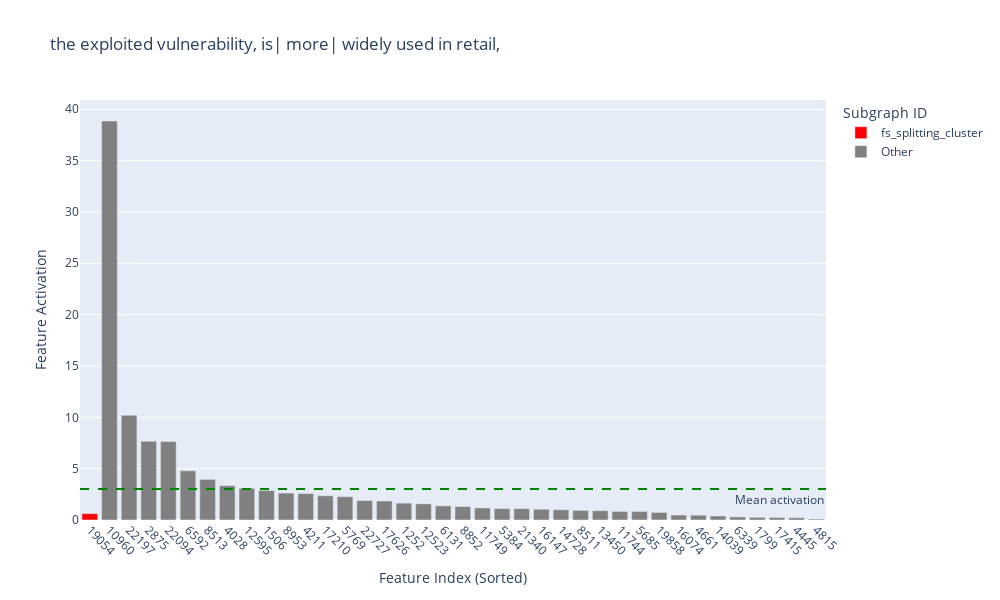
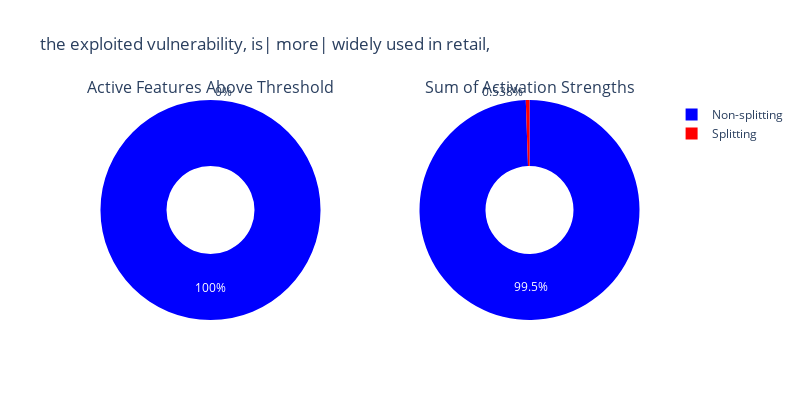

Source (notebook cell) for these figures, in order:
### Code cell
# plot_feature_activations_combined(
#     get_point_result(results, 2),
#     fs_splitting_nodes,
#     fs_splitting_cluster,
#     activation_threshold,
#     node_df,
#     results_path,
#     pca_path,
#     save_figs=True,
# )

### Figure 1 — Plotly figure (JSON) as saved in the notebook; plotly's stock layout.template omitted (floating-point values rounded to 4 significant figures)
{"data": [{"customdata": [["19054", 125, 5]], "hovertemplate": "Feature Index: %{customdata[0]}<br>Activation: %{y:.4f}<br>Subgraph ID: %{customdata[1]}<br>Subgraph Size: %{customdata[2]}<extra></extra>", "marker": {"color": "red"}, "name": "fs_splitting_cluster", "type": "bar", "x": [0], "y": [0.6166]}, {"customdata": [["10960", 2653, 14], ["22197", 17639, 1], ["2875", 2653, 14], ["22094", 2653, 14], ["6592", 5747, 1], ["8513", 2653, 14], ["4028", 3644, 1], ["12595", 2653, 14], ["1506", 1424, 1], ["8953", 7699, 1], ["4211", 3799, 1], ["17210", 14015, 1], ["5769", 5084, 1], ["22727", 18027, 1], ["17626", 14319, 1], ["1252", 1191, 1], ["12523", 10469, 1], ["6131", 5375, 1], ["8852", 232, 8], ["11749", 9869, 1], ["5384", 2653, 14], ["21340", 17023, 1], ["16147", 13201, 1], ["14728", 12154, 1], ["8511", 7346, 1], ["13450", 11173, 1], ["11744", 9866, 1], ["5685", 2653, 14], ["19858", 15950, 1], ["16074", 13145, 1], ["4661", 4175, 1], ["14039", 11634, 1], ["6339", 5549, 1], ["1799", 1692, 1], ["17415", 14157, 1], ["4445", 3997, 1], ["4815", 4307, 1]], "hovertemplate": "Feature Index: %{customdata[0]}<br>Activation: %{y:.4f}<br>Subgraph ID: %{customdata[1]}<br>Subgraph Size: %{customdata[2]}<extra></extra>", "marker": {"color": "grey"}, "name": "Other", "type": "bar", "x": [1, 2, 3, 4, 5, 6, 7, 8, 9, 10, 11, 12, 13, 14, 15, 16, 17, 18, 19, 20, 21, 22, 23, 24, 25, 26, 27, 28, 29, 30, 31, 32, 33, 34, 35, 36, 37], "y": [38.85, 10.2, 7.666, 7.649, 4.792, 3.956, 3.344, 3.088, 2.874, 2.623, 2.575, 2.357, 2.271, 1.895, 1.853, 1.643, 1.576, 1.376, 1.307, 1.172, 1.113, 1.106, 1.047, 0.9944, 0.9339, 0.9065, 0.8374, 0.8293, 0.7361, 0.4866, 0.4671, 0.3909, 0.3017, 0.2575, 0.2394, 0.2151, 0.09244]}], "layout": {"annotations": [{"showarrow": false, "text": "Mean activation", "x": 1, "xanchor": "right", "xref": "x domain", "y": 3.017, "yanchor": "top", "yref": "y"}], "bargap": 0.2, "height": 600, "legend": {"title": {"text": "Subgraph ID"}}, "shapes": [{"line": {"color": "green", "dash": "dash"}, "type": "line", "x0": 0, "x1": 1, "xref": "x domain", "y0": 3.017, "y1": 3.017, "yref": "y"}], "showlegend": true, "title": {"text": " the exploited vulnerability, is| more| widely used in retail,"}, "width": 1000, "xaxis": {"tickangle": 45, "tickmode": "array", "ticktext": ["19054", "10960", "22197", "2875", "22094", "6592", "8513", "4028", "12595", "1506", "8953", "4211", "17210", "5769", "22727", "17626", "1252", "12523", "6131", "8852", "11749", "5384", "21340", "16147", "14728", "8511", "13450", "11744", "5685", "19858", "16074", "4661", "14039", "6339", "1799", "17415", "4445", "4815"], "tickvals": [0, 1, 2, 3, 4, 5, 6, 7, 8, 9, 10, 11, 12, 13, 14, 15, 16, 17, 18, 19, 20, 21, 22, 23, 24, 25, 26, 27, 28, 29, 30, 31, 32, 33, 34, 35, 36, 37], "title": {"text": "Feature Index (Sorted)"}}, "yaxis": {"title": {"text": "Feature Activation"}}}}

### Figure 2 — Plotly figure (JSON) as saved in the notebook; plotly's stock layout.template omitted (floating-point values rounded to 4 significant figures)
{"data": [{"domain": {"x": [0, 0.45], "y": [0, 1]}, "hole": 0.4, "hoverinfo": "label+percent+value", "labels": ["Splitting", "Non-splitting"], "marker": {"colors": ["red", "blue"]}, "type": "pie", "values": [0, 17]}, {"domain": {"x": [0.55, 1], "y": [0, 1]}, "hole": 0.4, "hoverinfo": "label+percent+value", "labels": ["Splitting", "Non-splitting"], "marker": {"colors": ["red", "blue"]}, "type": "pie", "values": [0.6166, 114.0]}], "layout": {"annotations": [{"font": {"size": 16}, "showarrow": false, "text": "Active Features Above Threshold", "x": 0.225, "xanchor": "center", "xref": "paper", "y": 1, "yanchor": "bottom", "yref": "paper"}, {"font": {"size": 16}, "showarrow": false, "text": "Sum of Activation Strengths", "x": 0.775, "xanchor": "center", "xref": "paper", "y": 1, "yanchor": "bottom", "yref": "paper"}], "height": 400, "title": {"text": " the exploited vulnerability, is| more| widely used in retail,"}, "width": 800}}
